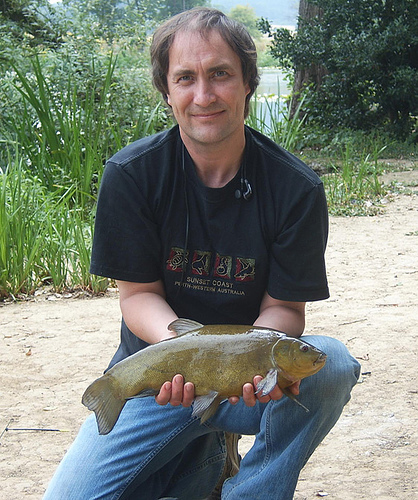
#> input picture dataset/n01440764_1775.JPEG, 418 x 500 px; its folder holds only this picture in this run
$ jupyter execute PREPROCESSING.ipynb
#> lines starting #> are read from the running program, lines starting #| are printed output that depends on the picture
[cell 1]
import os
import glob
from skimage import io,img_as_ubyte
from skimage.transform import resize

i = 0
os.mkdir('D:/trial/OUTPUT/resized')
path = "D:/trial/dataset/*.jpeg*"
for image in glob.glob(path):

    # Reading image as grey(numpy array of flaot64)
    grey_img = io.imread(image,as_gray=True)    # grayscaling
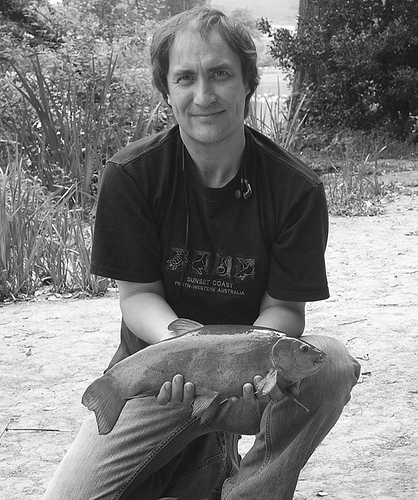
#> grey_img: shape (500, 418) float64; min 0, max 1, mean 0.488

    # print(grey_img.shape) print -> (y,x,c)->(height,width,no_of_channels)

    # Resizing to (256,256)
    img_resized = resize(grey_img,(224,224),anti_aliasing=False)    # resizing
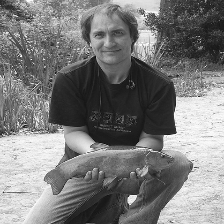
#> img_resized: shape (224, 224) float64; min 0.0214, max 0.999, mean 0.488

    #converting float64 numpy array to uint8
    img_8bit = img_as_ubyte(img_resized)

    io.imsave("D:/trial/OUTPUT/resized/image%05i.jpeg" %i, img_8bit)
    i += 1

print("Resizing Done!")

$ run again, on dataset/n01440764_4852.JPEG
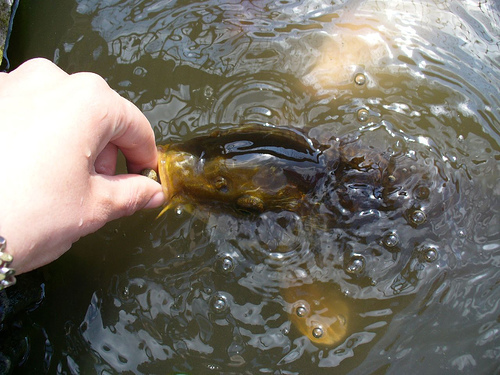
#> input picture dataset/n01440764_4852.JPEG, 500 x 375 px
#> `grey_img = io.imread(image,as_gray=True)`:
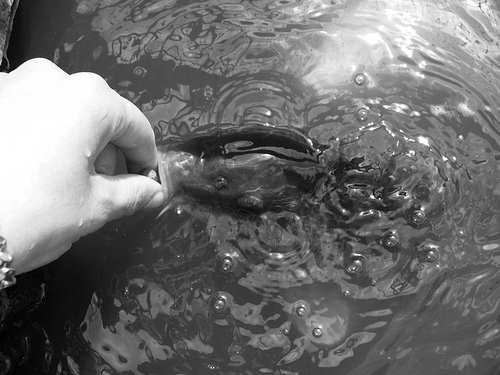
#> grey_img: shape (375, 500) float64; min 0, max 1, mean 0.441
#> `img_resized = resize(grey_img,(224,224),anti_aliasing=False)`:
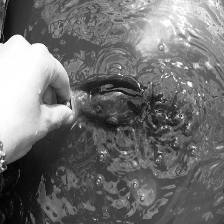
#> img_resized: shape (224, 224) float64; min 0.00495, max 1, mean 0.441

$ run again, on dataset/n01440764_4965.JPEG
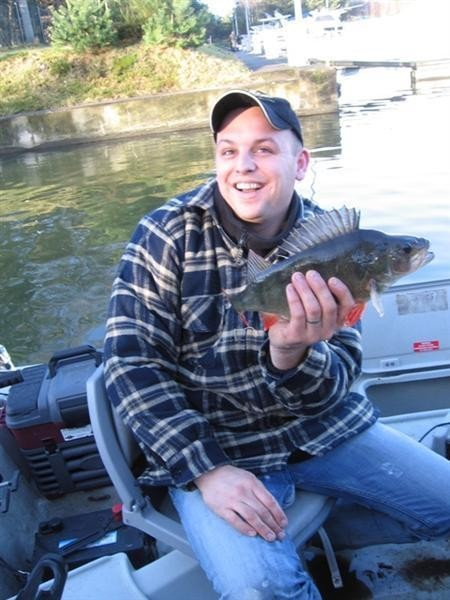
#> input picture dataset/n01440764_4965.JPEG, 450 x 600 px
#> `grey_img = io.imread(image,as_gray=True)`:
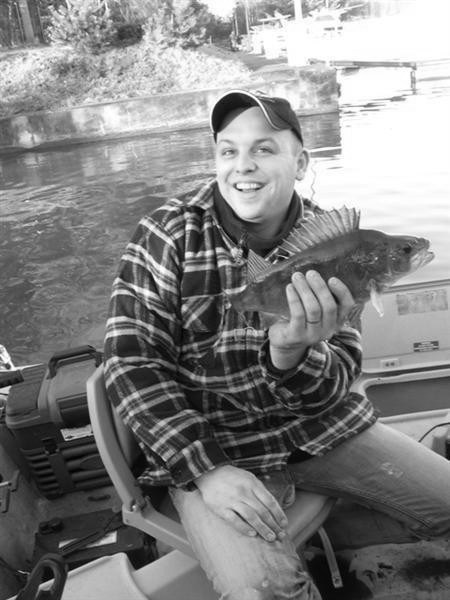
#> grey_img: shape (600, 450) float64; min 0.00424, max 1, mean 0.516
#> `img_resized = resize(grey_img,(224,224),anti_aliasing=False)`:
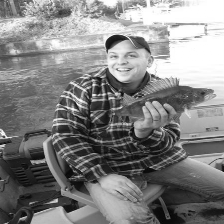
#> img_resized: shape (224, 224) float64; min 0.00692, max 1, mean 0.516

$ run again, on dataset/n01440764_4979.JPEG
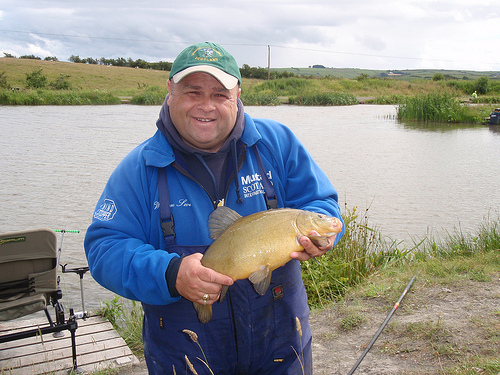
#> input picture dataset/n01440764_4979.JPEG, 500 x 375 px
#> `grey_img = io.imread(image,as_gray=True)`:
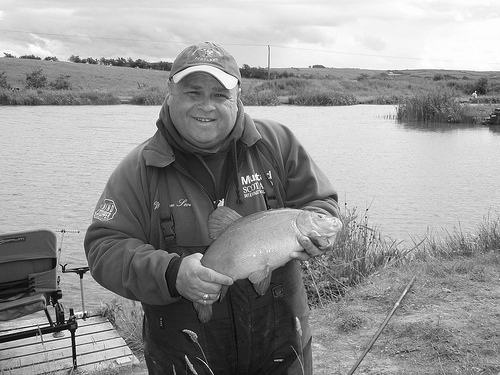
#> grey_img: shape (375, 500) float64; min 0, max 1, mean 0.594
#> `img_resized = resize(grey_img,(224,224),anti_aliasing=False)`:
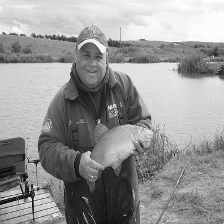
#> img_resized: shape (224, 224) float64; min 0.0208, max 0.998, mean 0.594

$ run again, on dataset/n01440764_3236.JPEG
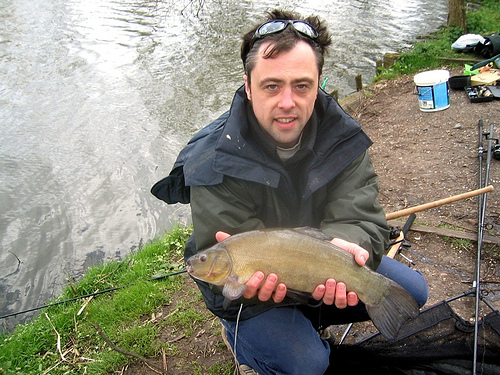
#> input picture dataset/n01440764_3236.JPEG, 500 x 375 px
#> `grey_img = io.imread(image,as_gray=True)`:
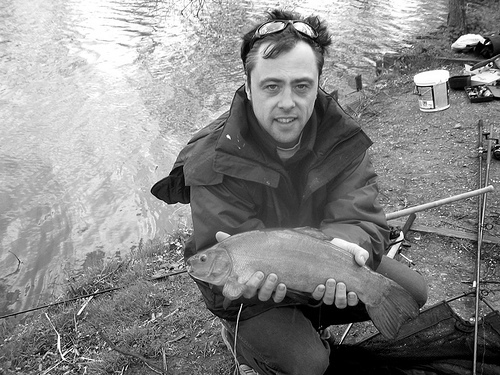
#> grey_img: shape (375, 500) float64; min 0, max 1, mean 0.533
#> `img_resized = resize(grey_img,(224,224),anti_aliasing=False)`:
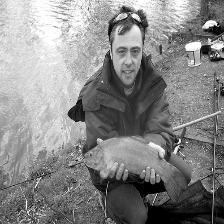
#> img_resized: shape (224, 224) float64; min 0, max 1, mean 0.533
